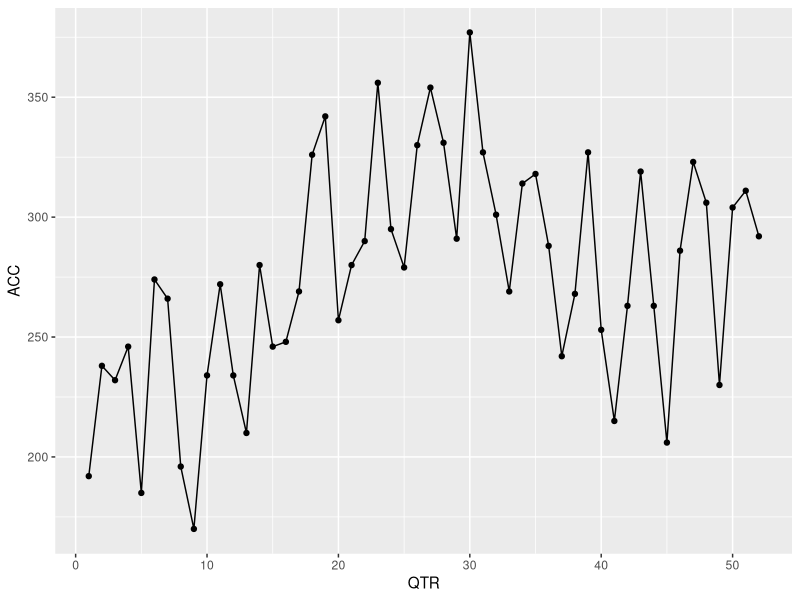
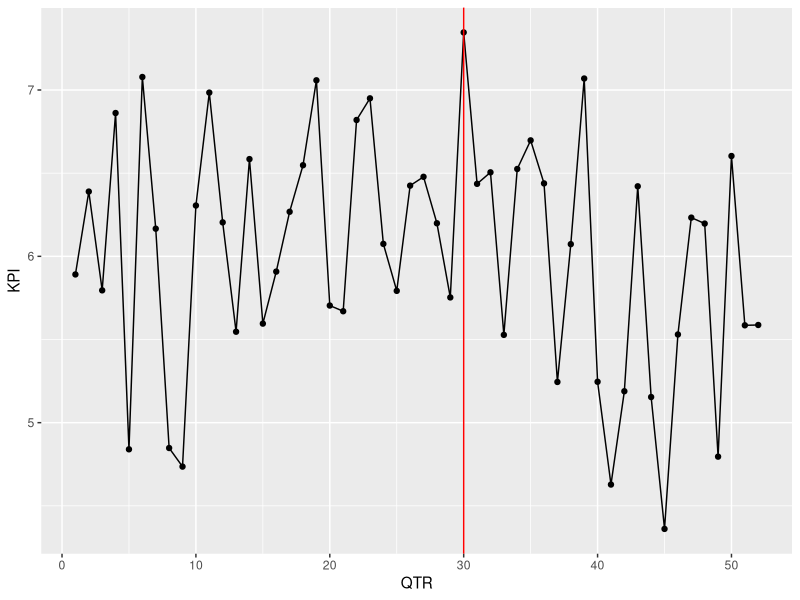
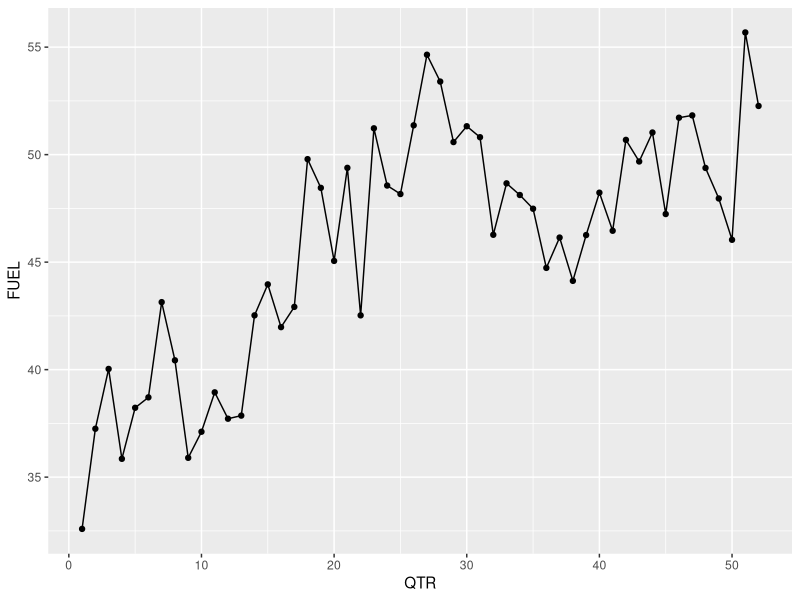
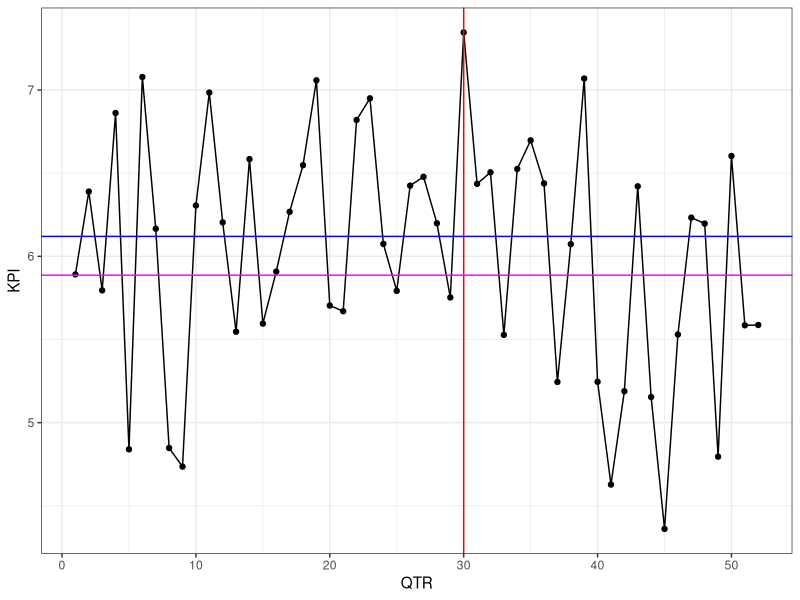
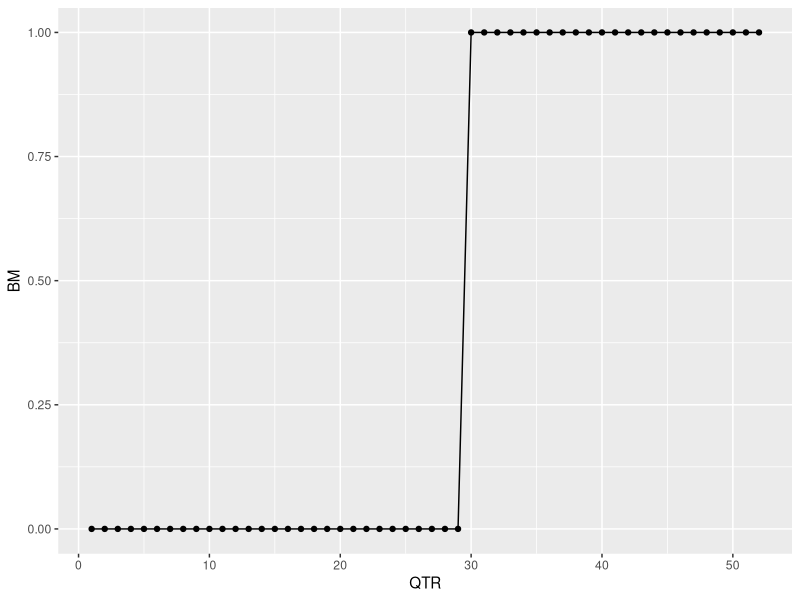
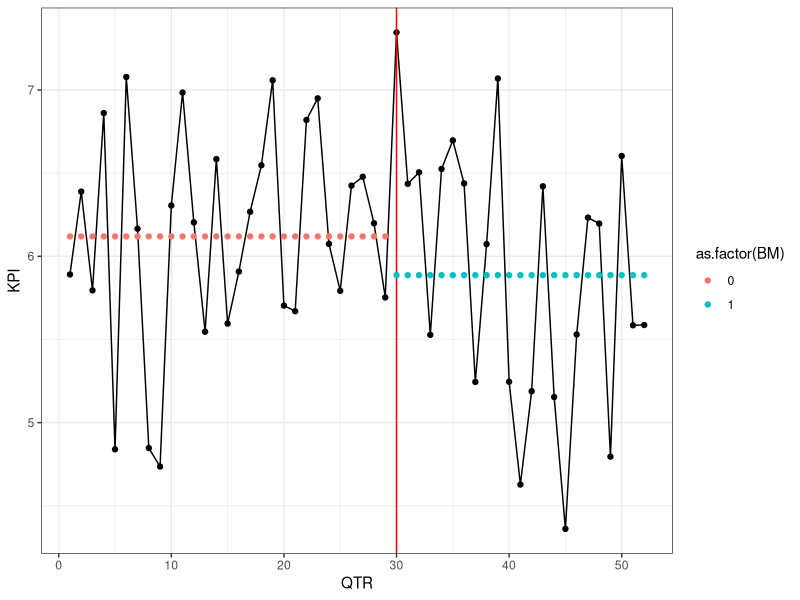
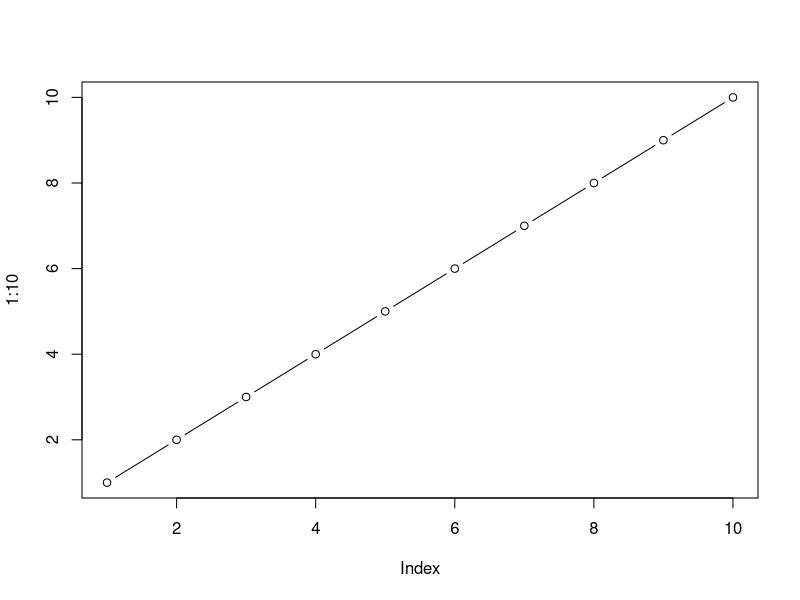
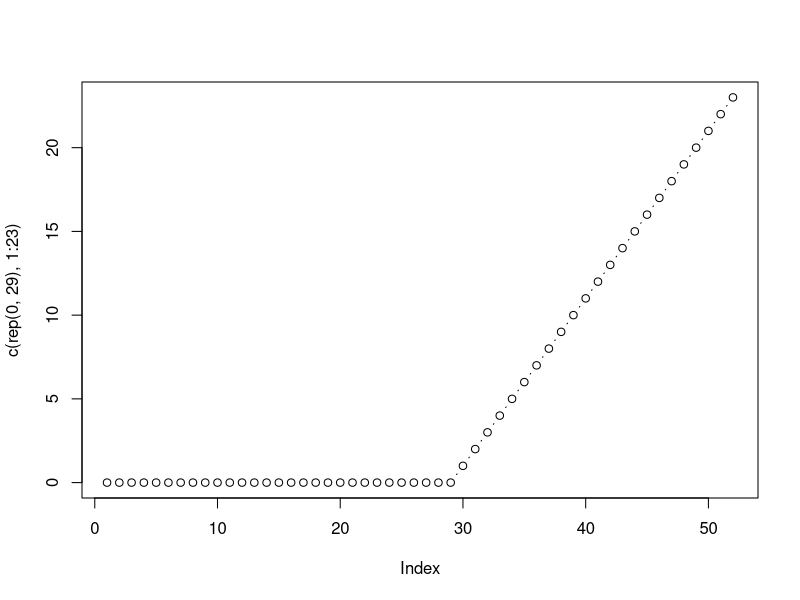

Reproduce these figures in R, in order.
library(readxl)
library(dplyr)
library(ggplot2)

# Instal readxl library/package
# install.packages("readxl")

# Load readxl package: see above


# import data: 
?read_xlsx
setwd("C:/Users/gabrys/Desktop")
data = read_xlsx("Case Data.xlsx")
getwd()

# display first few rows and last few rows of data:
head(data)
tail(data)

# or useing the pipe %>% (hold down ctrl and shift and press m)operator:
# %>% require dplyr package
data %>% head

data = data %>% mutate(KPI=ACC/FUEL)
# data = data %>% mutate(.,KPI=ACC/FUEL)

data %>% head

# if you do not use pipe: data = mutate(data,KPI=ACC/FUEL)

# instead of mutate you can se$ sign:
# data$NewColumnName = data$ACC / data$FUEL


# Create line graphs for ACC, FUEL and KPI3:

data %>% ggplot(mapping=aes(x=QTR,y=ACC)) + geom_point() + 
  geom_line()


data %>% ggplot(mapping=aes(x=QTR,y=KPI)) + geom_point() + 
  geom_line() + geom_vline(xintercept=30,color="red")

data %>% ggplot(mapping=aes(x=QTR,y=FUEL)) + geom_point() + 
  geom_line()

# carry out 2 sample t test to assess whether the BM program 
# was effective

?t.test

t.test(x= data$KPI[1:29],y=data$KPI[30:52],alternative="greater")

# Ha:BM is effective, i.e. mu_before > mu_after 
# subtract mu_after from both sides: mu_before - mu_after >0

test_statistic=(mean(data$KPI[1:29]) - mean(data$KPI[30:52]))/
  sqrt(var(data$KPI[1:29])/29 + var(data$KPI[30:52])/23)
test_statistic

# Conclusion: since p-value = 0.131 > 0.05, we conclude that the data
# provides statistically insignificant evidence that the BM program
# is effective.

t.test(x=data$KPI[30:52],y= data$KPI[1:29],alternative="less")

#  Visualize the results:

data %>% ggplot(mapping=aes(x=QTR,y=KPI)) + geom_point() + 
  geom_line() + geom_vline(xintercept=30,color="red") +
  geom_hline(yintercept=mean(data$KPI[1:29]),color="blue")+
  geom_hline(yintercept=mean(data$KPI[30:52]),color="magenta")+
  theme_bw()
  
# Implement the abrupt change using regression model:
# create a dummy variable 0/1 and call it BM 
data %>%  head
data$BM = 0
data %>%  head
data %>%  tail
data$BM
data$BM[30:52]=1
data$BM


# or use mutate instead of $

# rep(0,29) repeat 0 29 times
c(rep(0,29),rep(1,23))
data = data %>% mutate(BM=c(rep(0,29),rep(1,23)))

# Using teh regression model assess the abrupt change in
# KPI:

data$BM

data %>% ggplot(mapping=aes(x=QTR,y=BM)) + geom_point() + 
  geom_line()

# y = b0 + b1 *x = regression equation
# in R: lm(y~x,data = namee of a data table)
M1 = lm(KPI ~ BM,data=data)
summary(M1)

class(M1)
typeof(M1)
names(M1)

# in lm output p-values are two sided
# p-value = 0.249/2 = 0.123

# Create a graph to show how regression fits the data
data = data %>% mutate(M1=M1$fitted.values)
# or instead using mutate use $ operator to add a column to a table data:
data$M1 = M1$fitted.values

data %>% ggplot(mapping=aes(x=QTR,y=KPI)) + geom_point() + 
  geom_line() + geom_vline(xintercept=30,color="red") +
  geom_point(mapping=aes(x=QTR,y=M1,col=as.factor(BM)))+
  theme_bw()


# How to capture gradual change?
# We will capture using trend
1:10
plot(1:10,type="b")  


c(rep(0,29),rep(1,23))

c(rep(0,29),1:23)

plot(c(rep(0,29),1:23),type="b") 

# add this feature to the data table and using regresssion 
# evaluate significance of it:
head(data)
data$Ramp = c(rep(0,29),1:23)
head(data)
tail(data)

# capture Ramp using regersssion:
M2=lm(KPI ~ Ramp,data=data)
summary(M2)
# Regression equation: 
# y = 6.18 -0.03 * x

# is gradual effect significant?
# Ho:BM is NOT effective (slope of Ramp is NOT negative)
# Ha:BM is effective (slope of Ramp is negative)
# calculate p-value:
0.0237/2 # = 0.01185

# save M2 fitted values in a coumn in data :

data$M2 = M2$fitted.values

data %>% ggplot(mapping=aes(x=QTR,y=KPI)) + geom_point() + 
  geom_line() + geom_vline(xintercept=30,color="red") +
  geom_point(mapping=aes(x=QTR,y=M1,col=as.factor(BM)))+
  theme_bw() +
  # geom_point(mapping=aes(x=QTR,y=M2,col=as.factor(BM)))
  geom_point(mapping=aes(x=QTR,y=M2),col="magenta")


# Build a model and include both BM and Ramp

M3 = lm(KPI ~ BM + Ramp,data=data)
# y = b0 + b1*x1 + b2*x2
# in R: lm(y ~ x1 + x2)
summary(M3)

# save M3 predicted/fitted values in data table in column M3:

data$M3 = M3$fitted.values

data %>% ggplot(mapping=aes(x=QTR,y=KPI)) + geom_point() + 
  geom_line() + geom_vline(xintercept=30,color="red") +
  geom_point(mapping=aes(x=QTR,y=M1),col="brown")+
  theme_bw() +geom_point(mapping=aes(x=QTR,y=M2),col="magenta")+
  geom_point(mapping=aes(x=QTR,y=M3),col="blue")
